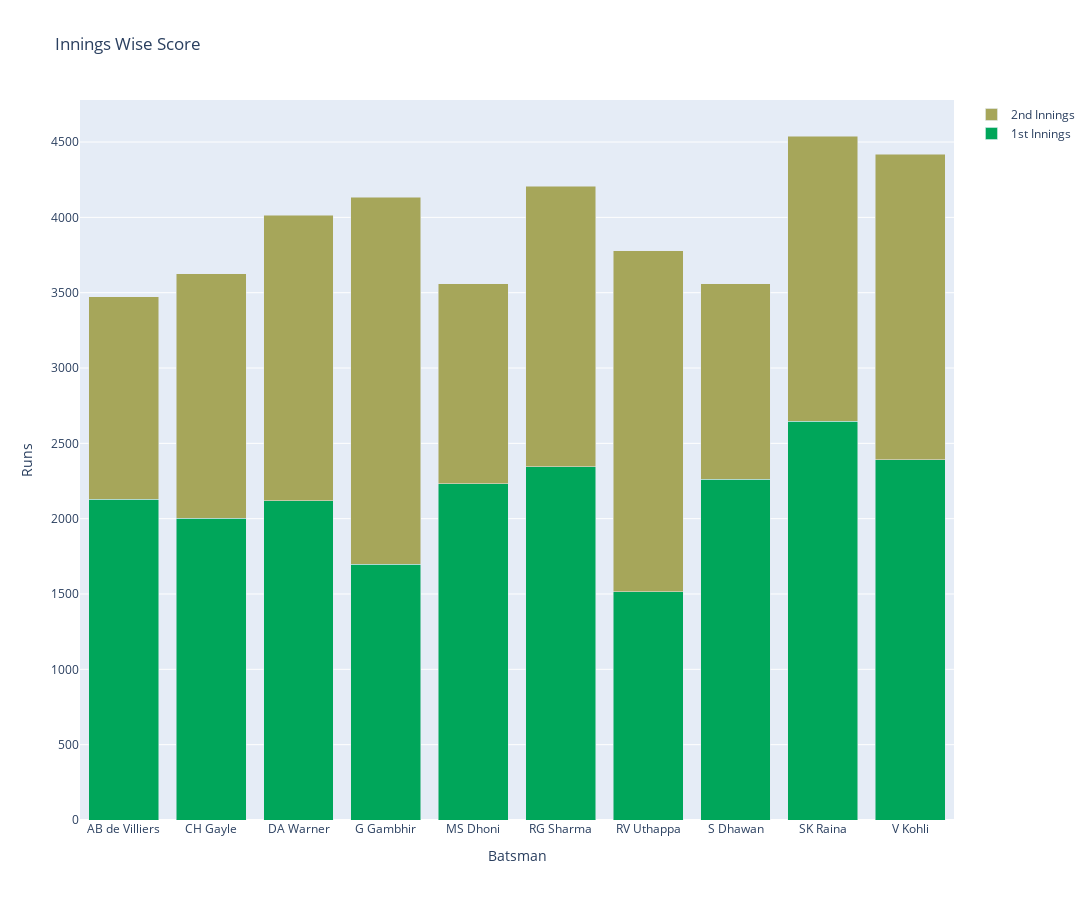

The code cell stored with this chart in its notebook:
### Code cell
# Stacked

trace1 = go.Bar(
    x=final['batsman'],
    y=final['1st Innings'],
    name='1st Innings',
    marker={'color':'#00a65a'}
)

trace2 = go.Bar(
    x=final['batsman'],
    y=final['2nd Innings'],
    name='2nd Innings',
    marker={'color':'#a6a65a'}
)

data=[trace1, trace2]

layout = go.Layout(
            title= 'Innings Wise Score',
            xaxis={
                'title': 'Batsman'
            },
            yaxis={
                'title': 'Runs'
            },
            barmode='stack'
    )
    
fig = go.Figure(data, layout).update_layout(
        autosize=False,  
        width=1700,      
        height=900,      
    )

fig.show()

### Figure 1 — Plotly figure (JSON) as saved in the notebook; plotly's stock layout.template omitted (floating-point values rounded to 4 significant figures)
{"data": [{"marker": {"color": "#00a65a"}, "name": "1st Innings", "type": "bar", "x": ["AB de Villiers", "CH Gayle", "DA Warner", "G Gambhir", "MS Dhoni", "RG Sharma", "RV Uthappa", "S Dhawan", "SK Raina", "V Kohli"], "y": [2128, 2003, 2118, 1699, 2232, 2344, 1516, 2262, 2647, 2391]}, {"marker": {"color": "#a6a65a"}, "name": "2nd Innings", "type": "bar", "x": ["AB de Villiers", "CH Gayle", "DA Warner", "G Gambhir", "MS Dhoni", "RG Sharma", "RV Uthappa", "S Dhawan", "SK Raina", "V Kohli"], "y": [1345, 1623, 1896, 2433, 1328, 1863, 2262, 1299, 1893, 2027]}], "layout": {"autosize": false, "barmode": "stack", "height": 900, "title": {"text": "Innings Wise Score"}, "width": 1700, "xaxis": {"title": {"text": "Batsman"}}, "yaxis": {"title": {"text": "Runs"}}}}
